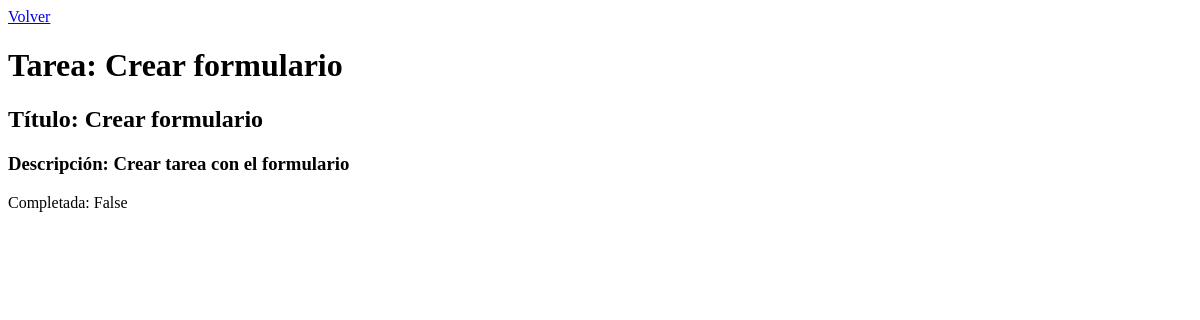
Page /tarea/3 on the earlier database version.
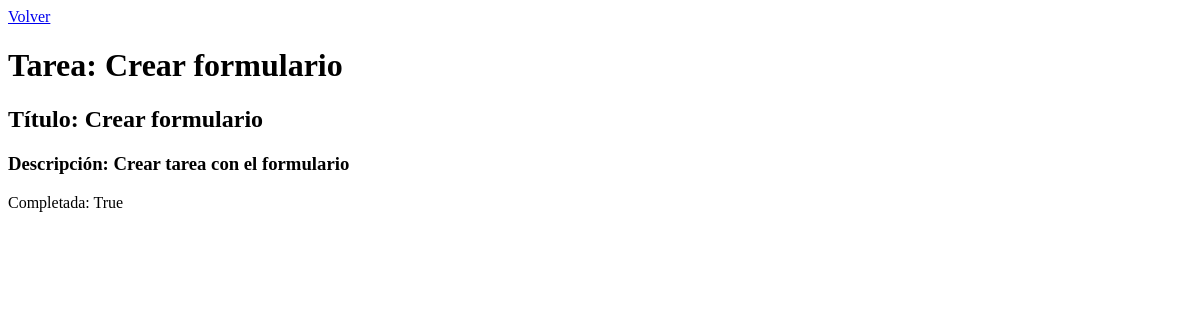
Same page on the later database version.
### base/models.py (models this page shows)
class Tarea(models.Model):
    usuario = models.ForeignKey(User,
                                on_delete=models.CASCADE,
                                null=True,
                                blank=True)
    titulo = models.CharField(max_length=200)
    descripcion = models.TextField(null=True,
                                blank=True)
    completada = models.BooleanField(default=False)
    creada = models.DateTimeField(auto_now_add=True)
    def __str__(self):
        return self.titulo
    class Meta:
        ordering = ['completada']

### base/views.py (the view)
# urls.py: path('tarea/<int:pk>', DetalleTarea.as_view(), name='tarea'),
class DetalleTarea(DetailView):
    model = Tarea
    context_object_name = 'tarea'
    template_name = 'base/tarea.html'

### base/templates/base/tarea.html (shortened to what this page needs)
<!DOCTYPE html>
<html lang="es">
<head>
</head>
<body>
    <a href="{% url 'tareas' %}">Volver</a>
    <h1>Tarea: {{tarea}}</h1>
    <h2>Título: {{tarea.titulo}}</h2>
    <h3>Descripción: {{tarea.descripcion}}</h3>
    <p>Completada: {{tarea.completada}}</p>
</body>
</html>

Differences in the rows shown:
changed Tarea "Crear formulario": completada "False" → "True"
